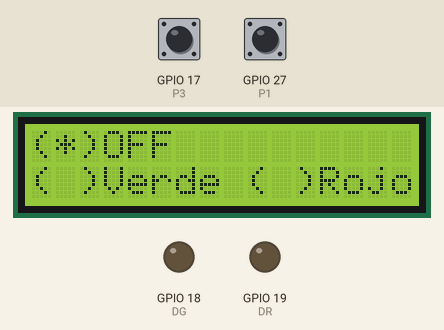
A sketch run on a simulated ESP32. Parts: 16×2 character LCD, output pins drawn as LEDs (lit = HIGH). The test bench sets the inputs (shaded band); at power-on: GPIO 27 (P1) HIGH, GPIO 17 (P3) HIGH.

Above: at 1.2 s.
1.3 s: GPIO 27 (P1) pulled LOW for 1 s
At 3.7 s:
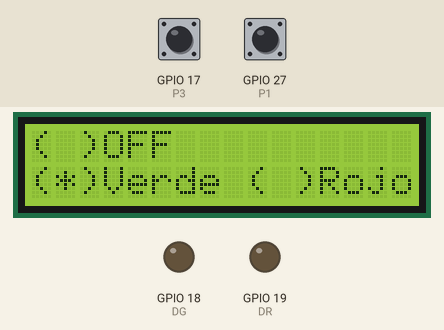
4.0 s: GPIO 27 (P1) pulled LOW for 0.15 s
At 5.0 s:
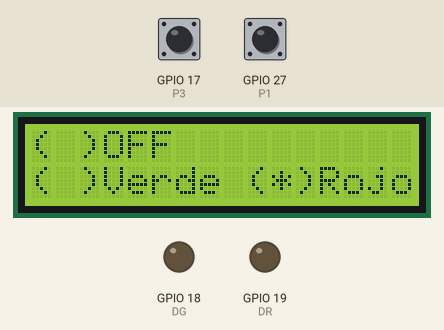
5.8 s: GPIO 17 (P3) pulled LOW for 0.15 s
At 7.3 s:
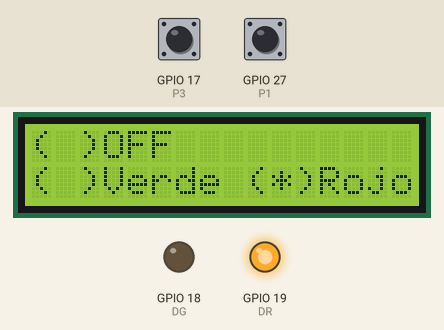
7.6 s: GPIO 27 (P1) pulled LOW for 0.15 s
At 8.7 s:
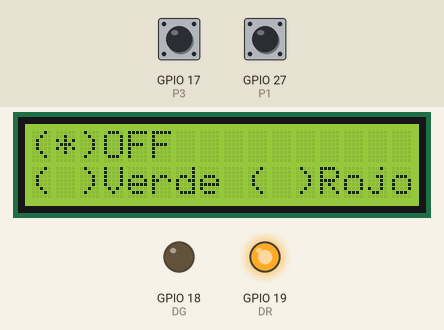
9.4 s: GPIO 27 (P1) pulled LOW for 3.2 s
At 13.3 s:
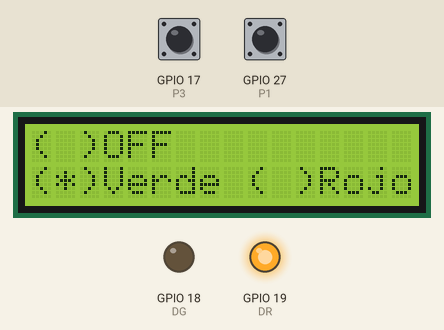
14.2 s: GPIO 17 (P3) pulled LOW for 1 s
At 16.4 s:
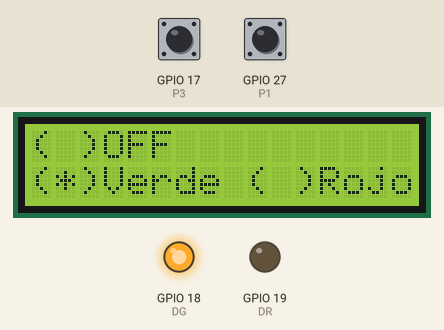
Timing chart, 0 to 17.8 s (numbered marks = the images above; inputs shaded):
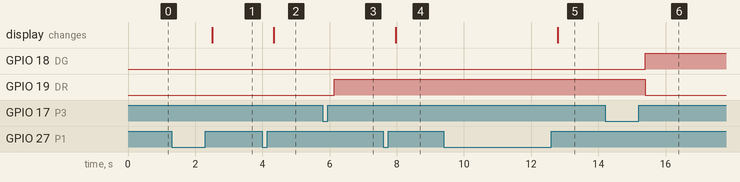

The sketch:

LCD07_control_led.ino
```cpp
//------------------------------------------------------------
// Programa: LCD07_control_led.ino (ESP32 + BIOS Shield)
// Autor: Gabriel Bravo Eguren T31A
// Descripción: Realizar un programa para controlar el
//              estado del led bicolor entre los tres posibles: “OFF”, “Verde” o
//              “Rojo”. P1 funcionará como botón de selección de opción.
//              Moverá el asterisco por las tres opciones. El pulsador P3 será el botón de Enter que modificará el
//              estado del led bicolor.
//------------------------------------------------------------

#include <LiquidCrystal_PCF8574.h>

#define P1 27
#define P3 17

#define DG 18
#define DR 19

LiquidCrystal_PCF8574 lcd(0x3F);

bool update = true;

bool p1down = false;
bool p3down = false;

int option = -1;

void setup()
{
  lcd.begin(16, 2);
  lcd.setBacklight(255);

  pinMode(DR, OUTPUT);
  pinMode(DG, OUTPUT);

  pinMode(P1, INPUT_PULLUP);
  pinMode(P3, INPUT_PULLUP);
}

void loop()
{
  if(!digitalRead(P1)) p1down = true;
  if(!digitalRead(P3)) p3down = true;

  if(digitalRead(P1) && p1down)
  {
    if(option == 1) option = -1;
    else option++;

    p1down = false;
    update = true;
  }

  if(digitalRead(P3) && p3down)
  {
    if(option == -1)
    {
      digitalWrite(DG, 0);
      digitalWrite(DR, 0);
    }
    else if(option == 0)
    {
      digitalWrite(DG, 1);
      digitalWrite(DR, 0);
    }
    else
    {
      digitalWrite(DG, 0);
      digitalWrite(DR, 1);
    }

    p3down = false;
  }

  if(update)
  {
    lcd.clear();

    lcd.setCursor(0,0);

    lcd.print("(");
    if(option == -1) lcd.print("*");
    else lcd.print(" ");
    lcd.print(")OFF");

    lcd.setCursor(0, 1);

    lcd.print("(");
    if(option == 0) lcd.print("*");
    else lcd.print(" ");
    lcd.print(")Verde (");
    if(option == 1) lcd.print("*");
    else lcd.print(" ");
    lcd.print(")Rojo");

    update = false;
  }

  delay(200);
}
```

Measured:
- after the input at 1.3 s, the display: changes after 1.2 s (image 1)
- after the input at 4.0 s, the display: changes after 0.34 s (image 2)
- after the input at 5.8 s, GPIO 19 (DR): LOW → HIGH after 0.34 s
- after the input at 7.6 s, the display: changes after 0.36 s (image 4)
- after the input at 9.4 s, the display: changes after 3.4 s (image 5)
- after the input at 14.2 s, GPIO 18 (DG): LOW → HIGH after 1.2 s; GPIO 19 (DR): HIGH → LOW after 1.2 s
